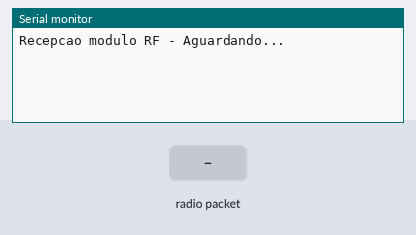
A sketch run on a simulated Arduino Uno, built with avr-gcc and run on an emulated ATmega328P. Shown: the last lines printed to the serial monitor. The inputs (shaded band) are chosen by the test bench. No radio packets arrive unless stated.

Above: at 1.2 s.
1.3 s: radio packet "1" arrives
At 1.9 s:
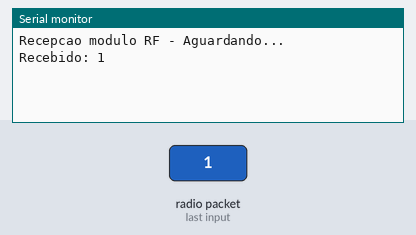
2.8 s: radio packet "0" arrives
At 4.0 s:
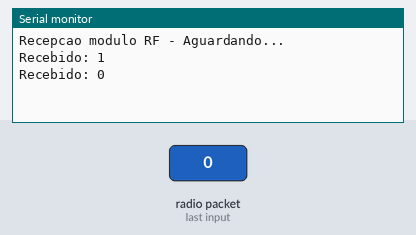
4.3 s: radio packet "2" arrives
At 5.3 s:
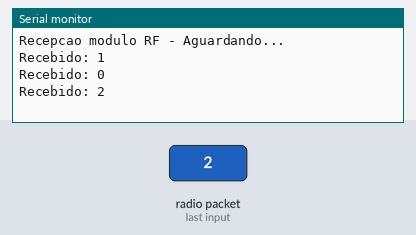

The sketch:

RX.ino
```cpp
//Programa : Comunicacao com Modulo RF 433 - Receptor
//Autor : Arduino e Cia

#include <VirtualWire.h>

//Define pino led
int ledPin = 13;

int valor_recebido_RF;
char recebido_RF_char[4];

void setup()
{
  Serial.begin(9600);
  vw_set_rx_pin(7);     //Pino ligado ao pino DATA do receptor RF
  vw_setup(5000);       //Velocidade de comunicacao (bits por segundo)
  //Inicia a recepcao
  vw_rx_start();
  Serial.println("Recepcao modulo RF - Aguardando...");
}

void loop()
{
    uint8_t buf[VW_MAX_MESSAGE_LEN];
    uint8_t buflen = VW_MAX_MESSAGE_LEN;

    if (vw_get_message(buf, &buflen))
    {
    int i;
        for (i = 0; i < buflen; i++)
       {
          //Armazena os caracteres recebidos
          recebido_RF_char[i] = char(buf[i]);
       }
       recebido_RF_char[buflen] = '\0';

       //recebido_RF_char  Variavel recebida

       Serial.print("Recebido: ");
       Serial.println(recebido_RF_char);
    }
}
```

Measured:
- after the input at 1.3 s, the serial monitor: prints a new line at once (image 1)
- after the input at 2.8 s, the serial monitor: prints a new line at once (image 2)
- after the input at 4.3 s, the serial monitor: prints a new line at once (image 3)
